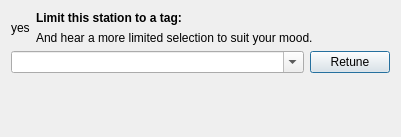
<?xml version="1.0" encoding="UTF-8"?>
<ui version="4.0">
 <class>TagFilterDialog</class>
 <widget class="QDialog" name="TagFilterDialog">
  <property name="geometry">
   <rect>
    <x>0</x>
    <y>0</y>
    <width>401</width>
    <height>137</height>
   </rect>
  </property>
  <property name="windowTitle">
   <string>Dialog</string>
  </property>
  <layout class="QVBoxLayout" name="verticalLayout" stretch="0,0,0">
   <item>
    <layout class="QHBoxLayout" name="horizontalLayout_2" stretch="0,1">
     <item>
      <widget class="QLabel" name="venn">
       <property name="text">
        <string>yes</string>
       </property>
      </widget>
     </item>
     <item>
      <layout class="QVBoxLayout" name="verticalLayout_2">
       <item>
        <widget class="QLabel" name="title">
         <property name="font">
          <font>
           <weight>75</weight>
           <bold>true</bold>
          </font>
         </property>
         <property name="text">
          <string>Limit this station to a tag:</string>
         </property>
        </widget>
       </item>
       <item>
        <widget class="QLabel" name="description">
         <property name="text">
          <string>And hear a more limited selection to suit your mood.</string>
         </property>
        </widget>
       </item>
      </layout>
     </item>
    </layout>
   </item>
   <item>
    <layout class="QHBoxLayout" name="horizontalLayout" stretch="1,0">
     <item>
      <widget class="QComboBox" name="tagComboBox">
       <property name="editable">
        <bool>true</bool>
       </property>
      </widget>
     </item>
     <item>
      <widget class="QPushButton" name="retune">
       <property name="text">
        <string>Retune</string>
       </property>
      </widget>
     </item>
    </layout>
   </item>
   <item>
    <spacer name="verticalSpacer">
     <property name="orientation">
      <enum>Qt::Vertical</enum>
     </property>
     <property name="sizeHint" stdset="0">
      <size>
       <width>20</width>
       <height>40</height>
      </size>
     </property>
    </spacer>
   </item>
  </layout>
 </widget>
 <resources/>
 <connections/>
</ui>
